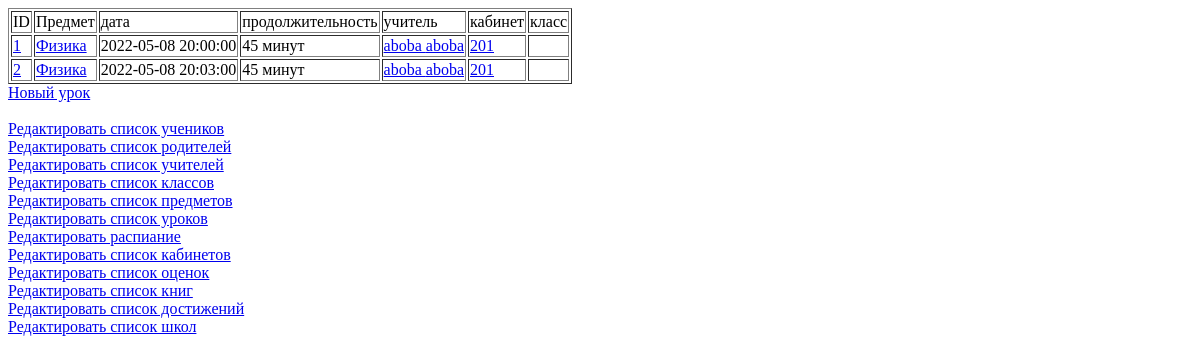
/admin_panel/lessons (signed in), run on an earlier commit of the app's database.
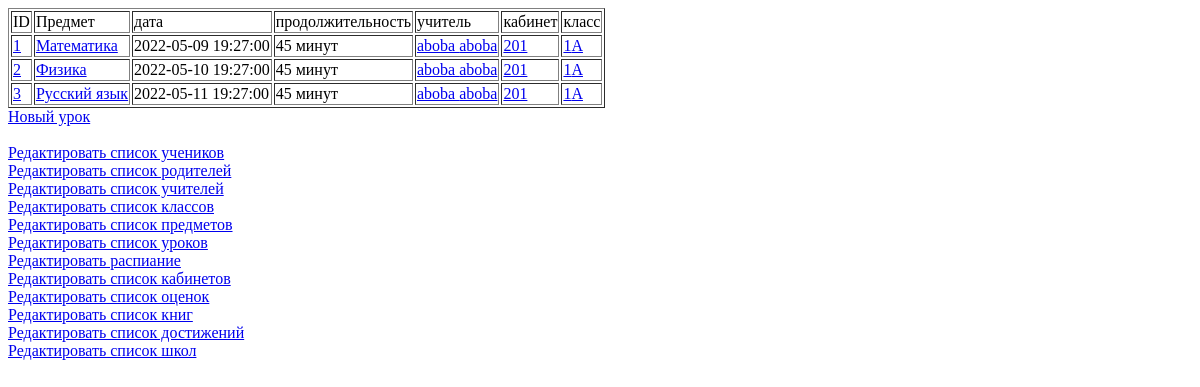
And on a later commit of the database.
### app/models.py (models this page shows, shortened)
class Lesson(db.Model):
    id_ = sqlalchemy.Column(sqlalchemy.Integer, primary_key=True, autoincrement=True)
    subject_id = sqlalchemy.Column(sqlalchemy.Integer, sqlalchemy.ForeignKey("subject.id_"), nullable=False)
    datetime = sqlalchemy.Column(sqlalchemy.DateTime, nullable=False)
    duration = sqlalchemy.Column(sqlalchemy.Integer, nullable=False, default=45)
    class_id = sqlalchemy.Column(sqlalchemy.Integer, sqlalchemy.ForeignKey("class.id_"))
    teacher_id = sqlalchemy.Column(sqlalchemy.Integer, sqlalchemy.ForeignKey("teacher.id_"))
    cabinet_id = sqlalchemy.Column(sqlalchemy.Integer, sqlalchemy.ForeignKey("cabinet.id_"))
    missing_students = sqlalchemy.Column(sqlalchemy.String(255))
    homework = sqlalchemy.Column(sqlalchemy.Text(1000))
    rates = orm.relationship("Rate", backref="lesson", lazy="dynamic")

class Subject(db.Model):
    id_ = sqlalchemy.Column(sqlalchemy.Integer, primary_key=True, autoincrement=True)
    name = sqlalchemy.Column(sqlalchemy.String(32), nullable=False)
    textbooks = orm.relationship('Textbook', backref='subject', lazy='dynamic')
    lessons = orm.relationship('Lesson', backref='subject', lazy='dynamic')

class User(db.Model, UserMixin):
    id_ = sqlalchemy.Column(sqlalchemy.Integer, primary_key=True, autoincrement=True)
    name = sqlalchemy.Column(sqlalchemy.String(32), nullable=False)
    surname = sqlalchemy.Column(sqlalchemy.String(32), nullable=False)
    password = sqlalchemy.Column(sqlalchemy.String(102), nullable=False)
    email = sqlalchemy.Column(sqlalchemy.String(255), unique=True)
    type = sqlalchemy.Column(sqlalchemy.Integer, nullable=False)
    students = db.relationship('Student', backref='student_user_data', lazy='dynamic')
    mothers = db.relationship('Mother', backref='mother_user_data', lazy='dynamic')
    fathers = db.relationship('Father', backref='father_user_data', lazy='dynamic')
    teachers = db.relationship('Teacher', backref='teacher_user_data', lazy='dynamic')
    admins = db.relationship('Admin', backref='admin_user_data', lazy='dynamic')
    def has_roles(self, *roles):
        if roles[0] == Role.Parent:
            if self.type == 1 or self.type == 2:
                return True
        elif int(roles[0]) == self.type:
            return True
        else:
            return False

class Cabinet(db.Model):
    id_ = sqlalchemy.Column(sqlalchemy.Integer, primary_key=True, autoincrement=True)
    number = sqlalchemy.Column(sqlalchemy.Integer, nullable=False)
    name = sqlalchemy.Column(sqlalchemy.String(32))
    lessons = orm.relationship('Lesson', backref='lesson_cabinet_data', lazy='dynamic')

class Class(db.Model):
    id_ = sqlalchemy.Column(sqlalchemy.Integer, primary_key=True, autoincrement=True)
    number = sqlalchemy.Column(sqlalchemy.Integer, nullable=False)
    symbol = sqlalchemy.Column(sqlalchemy.String(1), nullable=False)
    class_manager_id = sqlalchemy.Column(sqlalchemy.Integer, sqlalchemy.ForeignKey("teacher.id_"))
    timetable_id = sqlalchemy.Column(sqlalchemy.Integer, sqlalchemy.ForeignKey("timetable.id_"))
    school_id = sqlalchemy.Column(sqlalchemy.Integer, sqlalchemy.ForeignKey("school.id_"))
    students = orm.relationship('Student', backref='student_class_data', lazy='dynamic')
    lessons = orm.relationship('Lesson', backref='lesson_class_data', lazy='dynamic')

### app/admin_panel.py (the view)
@application.route("/admin_panel/lessons")
@roles_required(Role.Admin)
def admin_panel_lessons():
    return render_template("admin/lessons.html", lessons=parse_filter(models.Lesson))

### app/admin_panel.py (called while the page is built)
def parse_filter(class_):
    params = list(request.args.keys())
    if len(params) and hasattr(class_, params[0]):
        field = params[0]
        data = request.args[field]
        results = class_.query.filter_by(**{field: data})  # 'class_' is database model
        return results
    else:
        return class_.query.all()

### app/authorization.py (called while the page is built)
@loginManager.user_loader
def load_user(user_id):
    return models.User.query.get(int(user_id))

### app/templates/admin/lessons.html (shortened to what this page needs)
{% extends "/admin/base.html" %}
{% block main %}
    <table border="1">
        <tr>
            <td>ID</td>
            <td>Предмет</td>
            <td>дата</td>
            <td>продолжительность</td>
            <td>учитель</td>
            <td>кабинет</td>
            <td>класс</td>
        </tr>
        {% for lesson in lessons %}
        <tr>
            <td>
                <a href="{{ url_for('admin_panel_lessons_update', id_=lesson.id_) }}">{{ lesson.id_ }}</a>
            </td>
            <td>
                <a href="{{ url_for('admin_panel_subjects_update', id_=lesson.subject.id_) }}">
                    {{ lesson.subject.name }}
                </a>
            </td>
            <td>{{ lesson.datetime }}</td>
            <td>{{ lesson.duration }} минут</td>
            <td>
                <a href="{{ url_for('admin_panel_teachers_update', id_=lesson.teacher.id_) }}">
                    {{ lesson.teacher.teacher_user_data.surname }} {{ lesson.teacher.teacher_user_data.name }}
                </a>
            </td>
            <td>
                <a href="{{ url_for('admin_panel_cabinets_update', id_=lesson.lesson_cabinet_data.id_) }}">
                    {{ lesson.lesson_cabinet_data.number }}
                </a>
            </td>
            <td>
                <a href="{{ url_for('admin_panel_classes_update', id_=lesson.lesson_class_data.id_) }}">
                    {{ lesson.lesson_class_data.number }}{{ lesson.lesson_class_data.symbol }}
                </a>
            </td>
        </tr>
        {% endfor %}
    </table>
    <div>
        <a href="{{ url_for('admin_panel_lessons_new') }}">Новый урок</a>
    </div>
{% endblock %}

### app/templates/admin/base.html (shortened to what this page needs)
<!DOCTYPE html>
<html lang="en">
<head>
</head>
<body>
    {% block main %}
    {% endblock %}
    <br>
    <a href="{{ url_for('admin_panel_students') }}">Редактировать список учеников</a><br>
    <a href="{{ url_for('admin_panel_parents') }}">Редактировать список родителей</a><br>
    <a href="{{ url_for('admin_panel_teachers') }}">Редактировать список учителей</a><br>
    <a href="{{ url_for('admin_panel_classes') }}">Редактировать список классов</a><br>
    <a href="{{ url_for('admin_panel_subjects') }}">Редактировать список предметов</a><br>
    <a href="{{ url_for('admin_panel_lessons') }}">Редактировать список уроков</a><br>
    <a href="{{ url_for('admin_panel_timetable') }}">Редактировать распиание</a><br>
    <a href="{{ url_for('admin_panel_cabinets') }}">Редактировать список кабинетов</a><br>
    <a href="{{ url_for('admin_panel_rates') }}">Редактировать список оценок</a><br>
    <a href="{{ url_for('admin_panel_textbooks') }}">Редактировать список книг</a><br>
    <a href="{{ url_for('admin_panel_achievements') }}">Редактировать список достижений</a><br>
    <a href="{{ url_for('admin_panel_schools') }}">Редактировать список школ</a><br>
</body>
</html>

What changed in the data, as far as the page shows it:
changed Lesson id 1: subject.name "Физика" → "Математика"; datetime "2022-05-08 20:00:00" → "2022-05-09 19:27:00"; lesson_class_data.number (not shown) → "1"; lesson_class_data.symbol (not shown) → "А"
changed Lesson "Физика": datetime "2022-05-08 20:03:00" → "2022-05-10 19:27:00"; lesson_class_data.number (not shown) → "1"; lesson_class_data.symbol (not shown) → "А"
added Lesson: id_ "3", subject.name "Русский язык", datetime "2022-05-11 19:27:00", duration "45", teacher.teacher_user_data.surname "aboba", teacher.teacher_user_data.name "aboba", lesson_cabinet_data.number "201", lesson_class_data.number "1", lesson_class_data.symbol "А"
